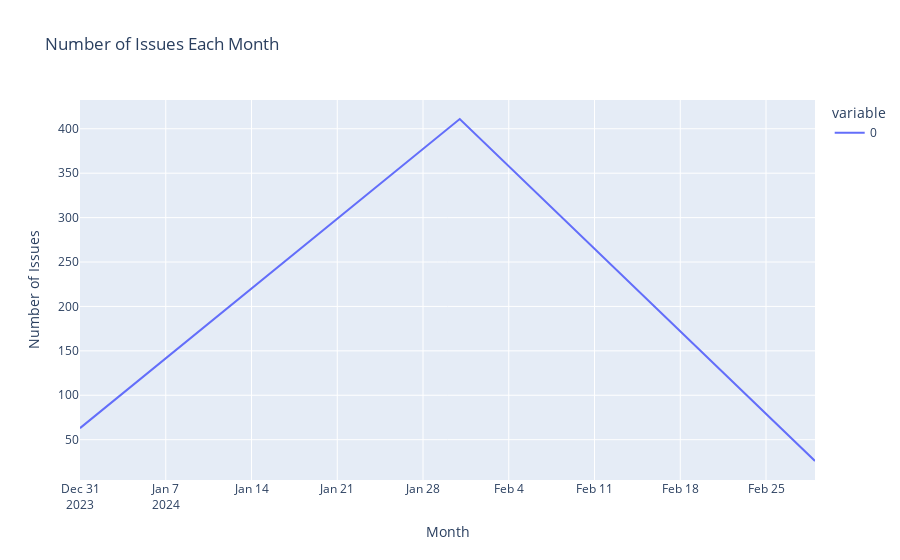

The code cell stored with this chart in its notebook:
### Code cell
issue_counts_by_month = df.resample('M', on='created_at').size()

# Plot
fig = px.line(issue_counts_by_month, title='Number of Issues Each Month')
fig.update_xaxes(title_text='Month')
fig.update_yaxes(title_text='Number of Issues')
fig.show()

### Figure 1 — Plotly figure (JSON) as saved in the notebook; plotly's stock layout.template omitted (floating-point values rounded to 4 significant figures)
{"data": [{"hovertemplate": "variable=0<br>created_at=%{x}<br>value=%{y}<extra></extra>", "legendgroup": "0", "line": {"color": "#636efa", "dash": "solid"}, "marker": {"symbol": "circle"}, "mode": "lines", "name": "0", "orientation": "v", "showlegend": true, "type": "scatter", "x": ["2023-12-31T00:00:00+00:00", "2024-01-31T00:00:00+00:00", "2024-02-29T00:00:00+00:00"], "xaxis": "x", "y": [63, 411, 26], "yaxis": "y"}], "layout": {"legend": {"title": {"text": "variable"}, "tracegroupgap": 0}, "title": {"text": "Number of Issues Each Month"}, "xaxis": {"anchor": "y", "domain": [0, 1], "title": {"text": "Month"}}, "yaxis": {"anchor": "x", "domain": [0, 1], "title": {"text": "Number of Issues"}}}}
